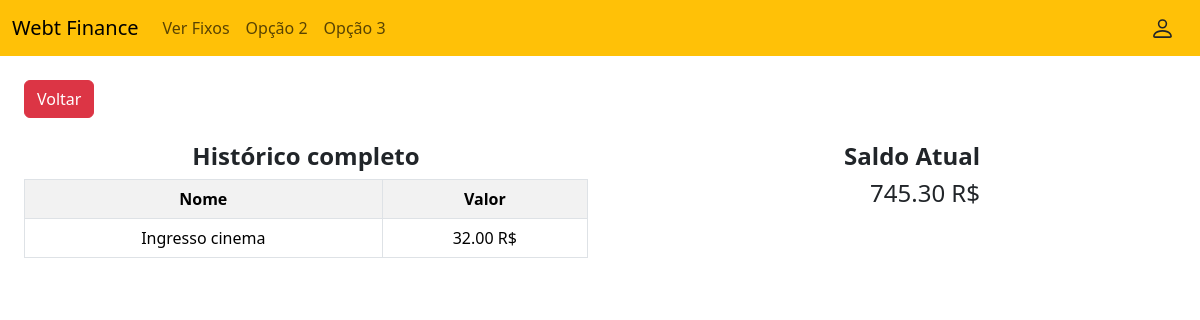
Before: /historicoCompleto.php (signed in) with the older database file.
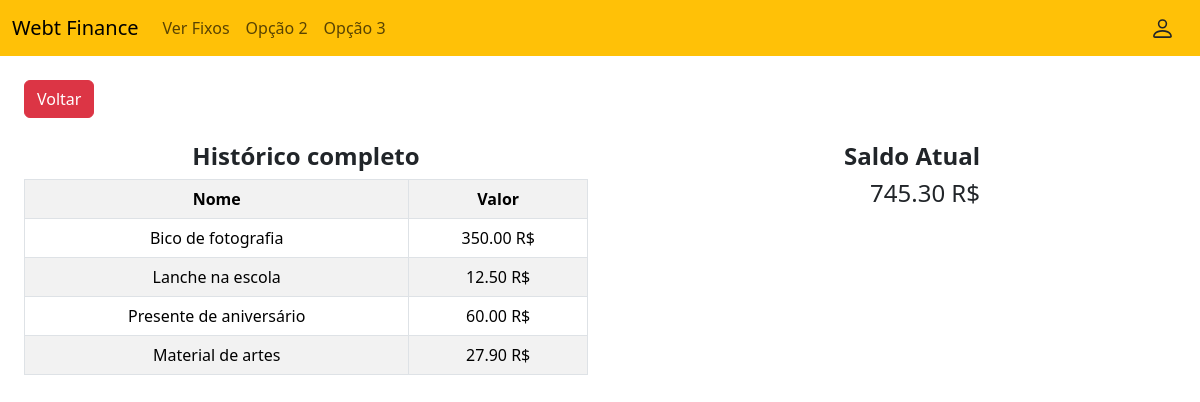
After: the same page with the newer database file.
### tables this page shows
CREATE TABLE TransacaoEsporadica(
 

	id int primary key auto_increment NOT NULL,
     
     
    
    nome varchar(100) NOT NULL,
     
     
    
    descricao varchar(500),
     
     
     
    
    dataDaTransacao date,
     
    
    ativo tinyint(1) default 1,
     
     
    
    valor decimal(65, 2),
     
     
    
    tipo varchar(10),
     
     
     
    
    categoria_id int NOT NULL,
    usuario_id int NOT NULL,
    
    CONSTRAINT fk_CategoriaTransacaoEsporadica FOREIGN KEY (categoria_id) REFERENCES Categoria(id),
     
    
    CONSTRAINT fk_UsuarioTransacaoEsporadica FOREIGN KEY (usuario_id) REFERENCES Usuario(id)
     
    
);

### historicoCompleto.php (the view, shortened to what this page needs)
<?php
$mysql = new mysqli(
    "localhost",
    "root",
    "",
    "pi_iii",
    3306
);
$rs = $mysql->query("SELECT * FROM usuario WHERE id = $_SESSION[usuario] ");
$ln = $rs->fetch_assoc();
?>
<html>
<head>
    <link rel="stylesheet" href="https://cdnjs.cloudflare.com/ajax/libs/twitter-bootstrap/5.3.8/css/bootstrap.min.css" />
</head>
<body>
    <nav class="navbar navbar-expand-lg bg-warning">
        <div class="container-fluid">
            <a class="navbar-brand" href="inicialUsuario.php"> Webt Finance</a>
            <div class="d-flex order-lg-last">
                <a href="#" class="btn d-flex align-items-center">
                </a>
            </div>
            <div class="collapse navbar-collapse" id="navbarNav">
                <ul class="navbar-nav">
                    <li class="nav-item">
                        <a class="nav-link" href="#">Ver Fixos</a>
                    </li>
                    <li class="nav-item">
                        <a class="nav-link" href="#">Opção 2</a>
                    </li>
                    <li class="nav-item">
                        <a class="nav-link" href="#">Opção 3</a>
                    </li>
                </ul>
            </div>
        </div>
    </nav>
    <div class="container-fluid p-4">
        <div class="row ">
            <div class="col ">
                <a href="inicialUsuario.php" class="btn btn-danger mb-4">Voltar</a>
            </div>
        </div>
        <div class="row  align-items-end text-center">
            <div class="col-6  ">
                <h4><b>Histórico completo</b></h4>
            </div>
            <div class="col-4  text-end">
                <h4><b>Saldo Atual</b></h4>
            </div>
        </div>
        <div class="row ">
            <div class="col-6 ">
                <table class="table table-striped table-bordered text-center">
                    <tr>
                        <th>Nome</th>
                        <th>Valor</th>
                    </tr>
                    <?php
                    $rs = $mysql->query("SELECT te.nome, te.valor
                                         FROM transacaoEsporadica as te
                                        WHERE te.usuario_id = $_SESSION[usuario]
                                        ");
                    foreach ($rs as $line): ?>
                        <tr>
                            <td><?= $line["nome"] ?></td>
                            <td><?= $line["valor"] ?> R$</td>
                        </tr>
                    <?php endforeach ?>
                </table>
            </div>
            <div class="col-4  text-end">
                <h4><?= $ln["saldo"] ?> R$</h4>
            </div>
            <div class="col-2 "></div>
        </div>
    </div>
</body>
</html>

Changed rows visible on the page:
no longer on this page (row edited): transacaoesporadica: nome "Ingresso cinema", valor "32.00"
added transacaoesporadica: nome "Bico de fotografia", valor "350.00"
added transacaoesporadica: nome "Lanche na escola", valor "12.50"
added transacaoesporadica: nome "Presente de aniversário", valor "60.00"
added transacaoesporadica: nome "Material de artes", valor "27.90"
